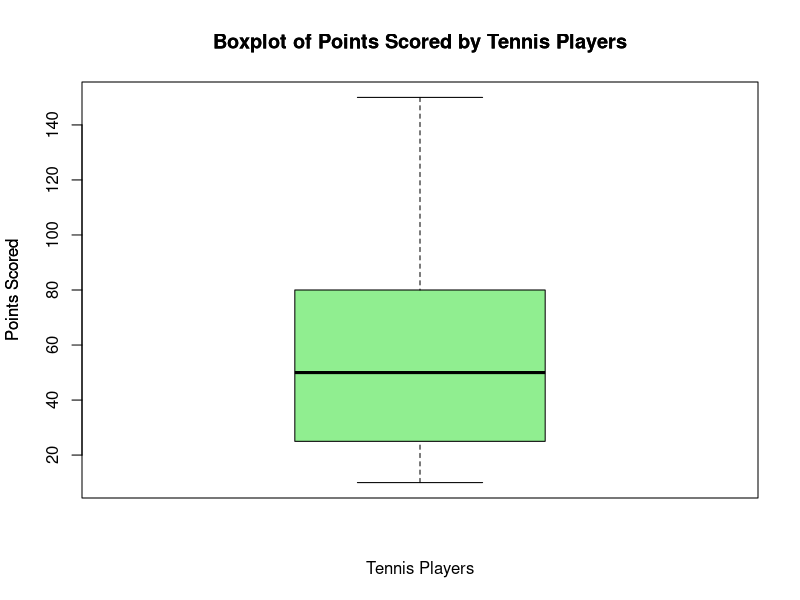

This figure's R source:
points_scored <- c(10, 15, 20, 25, 30, 40, 50, 60, 70, 80, 100, 120, 150)
boxplot(points_scored,
        main = "Boxplot of Points Scored by Tennis Players",
        ylab = "Points Scored",
        col = "lightgreen",
        border = "black")
title(main = "Boxplot of Points Scored by Tennis Players",
      xlab = "Tennis Players",
      ylab = "Points Scored")